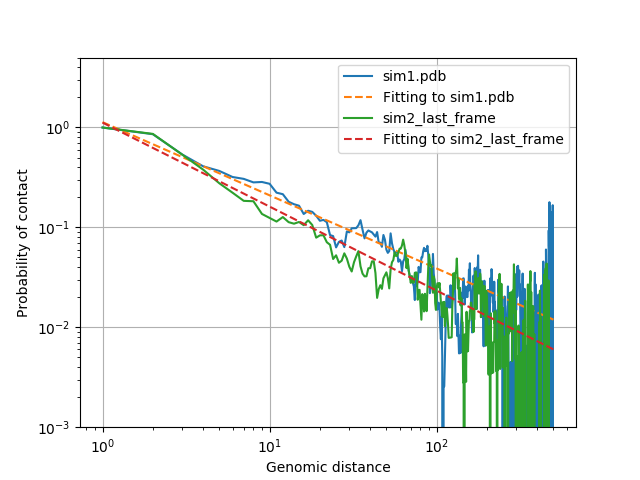

Reproduce this figure in Python.
from random_walk import RandomWalk
from points_io import point_reader
import matplotlib.pyplot as plt
import numpy as np
import scipy.optimize as opt


def simulate():
    points_sym1 = RandomWalk(1)							# assign a RandomWalk class to the object
    points_sym2 = RandomWalk(1)
    points_sym1.coord = point_reader("sim1.pdb")		# loading data about coordinates of points for a given file (simulation)
    points_sym2.coord = point_reader("sim2_last_frame.pdb")

    # storing information about points and the number of contacts in dictionaries
    intersects_sym1 = {}
    intersects_sym2 = {}

    # storing informations about all possible contacts
    all_possible = {}  # one dictionary for both files

    # filling in the dictionary with information about the maximum number of contacts for a given genomic distance
    fill_intersect_all(all_possible)

    # filling dictionaries for simulation with zeros to get the appropriate structure of the dictionaries
    fill_zeros(intersects_sym1)
    fill_zeros(intersects_sym2)

    # calculate contacts
    contacts(points_sym1, intersects_sym1)
    contacts(points_sym2, intersects_sym2)

    # calculating the probability of contact and adding to the list
    probs = []  # list for probabilities (outputs of calc_prob function)
    probs.append(calc_prob(intersects_sym1, all_possible))
    probs.append(calc_prob(intersects_sym2, all_possible))

    # drawing a graph
    draw_multi(probs)


# function to counting contacts for each point, saves the outputs in a dictionary {genomic distance : number of contacts}
def contacts(sim, intersects):  							# sim - RandomWalk class object, intersects - dictionary for storing the number of contact
    for i in range(0, len(sim.coord) - 1):  				# for each point except the last one
        for j in range(i + 1, len(sim.coord)): 				# checking with the next point and each subsequent
            dist = sim.distance(sim.coord[i], sim.coord[j])	# using the distance method to calculate distances
            if dist < 2:  									# check if there is contact - distance less than 2
                intersects[j - i] += 1  					# counting

# function to filling a dictionary with zeros
def fill_zeros(val_dict):
    for i in range(1, 501):
        val_dict[i] = 0

# function to filling a dictionary with all possible contacts
def fill_intersect_all(val_dict):
    for i in range(1, 501):
        val_dict[i] = (501 - i) * 1

# function to calculate probability of contact
def calc_prob(intersects, all):
    prob = {}
    for i in range(1, 501):
        prob[i] = intersects[i] / all[i]  # number of contacts / number of possible contacts for a given distance
    return prob

# function to generate a graph with fitting function
def draw_multi(probs):
    plt.figure()
    plt.ylim(0.001, 5)
    plt.xscale("log")
    plt.yscale("log")
    plt.ylabel("Probability of contact")
    plt.xlabel("Genomic distance")
    plt.grid(True)
    for i in range(len(probs)):
        x = list(probs[i].keys())		# genomic distance
        y = list(probs[i].values())		# probability of contact
        def test_func(d, a, alpha):  # Fitting function; a and alpha are fit parameters
            return a * d ** alpha

        params, params_covariance = opt.curve_fit(test_func, x, y)  # opt.curve_fit returns two matrices with parameter values
        params2 = params[0]  # parameter value a
        params_covariance2 = params_covariance[1]  # parameter value alpha

        filenames = ['sim1.pdb', 'sim2_last_frame.pdb']
        print("The value of the parameter a for", filenames[i], " =", params2)
        print("The value of the parameter alpha for", filenames[i], " =", params_covariance2)
        plt.plot(x, y, label='Data')
        plt.plot(x, test_func(x, params[0], params[1]), '--', label='Fitted function')

    plt.legend(("sim1.pdb", "Fitting to sim1.pdb", "sim2_last_frame", "Fitting to sim2_last_frame"))
    plt.savefig("contacts.png")

print("contacts.png saved...")

simulate()

plt.show("contacts.png")